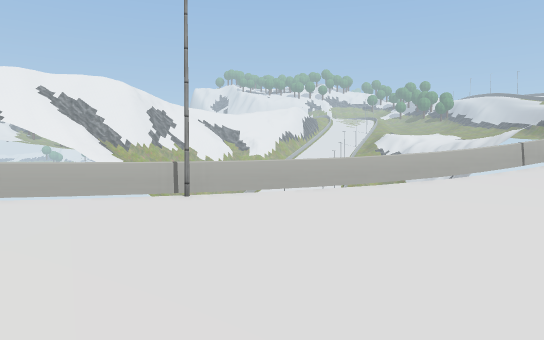
view 1 (above)

17 first-person views from a walk through a 3-D level made in the Unity game engine. The camera is 1.2 m above the floor, tilts 2° down and sees 70° across. The floor is counted in squares, 2 m on a side. Each view is taken from the middle of a square. On the plan, view 1 faces up. The plan holds only what a view shows up to about 11 squares ahead; the rest is blank. The place goes on beyond the plan. Some trees and plants on the terrain are drawn as simple stand-ins. Some surface patterns are stand-ins.

view 2
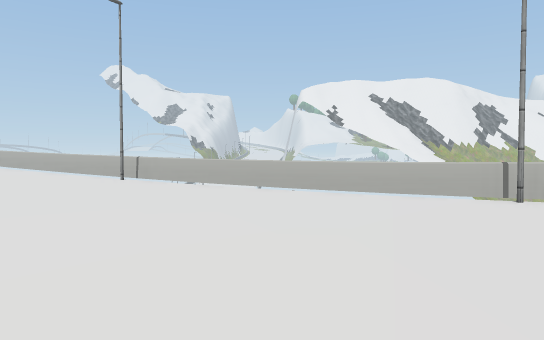

view 3
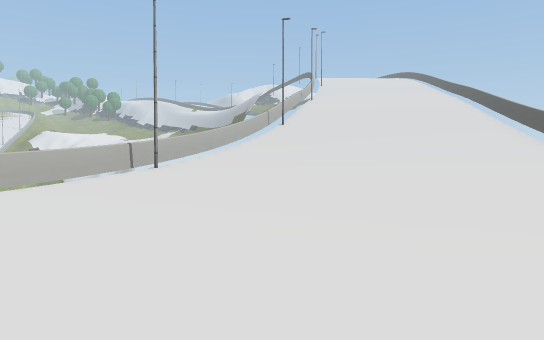

view 4
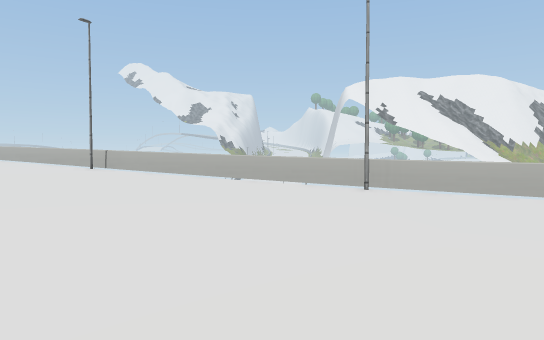

view 5
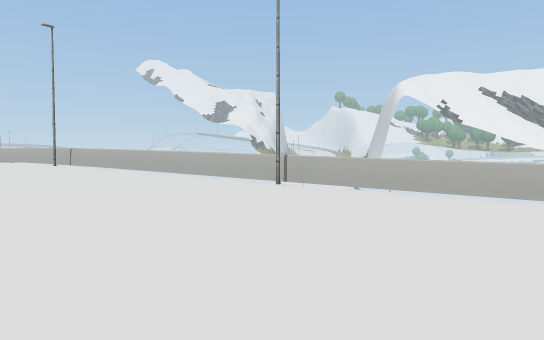

view 6
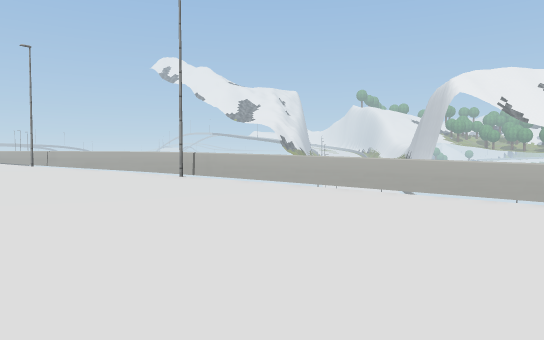

view 7
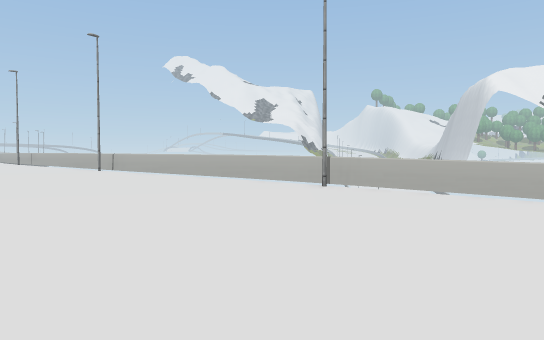

view 8
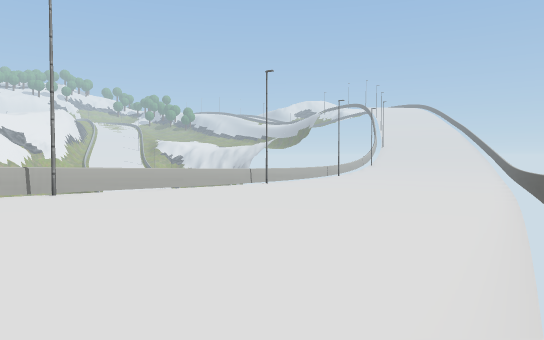

view 9
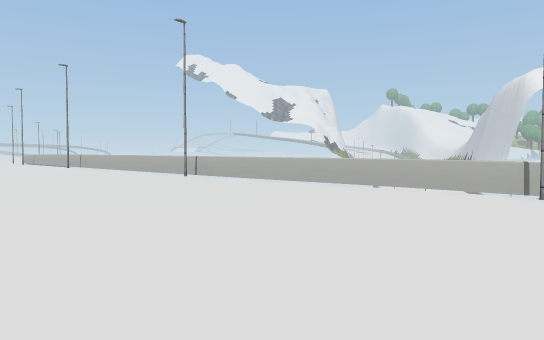

view 10
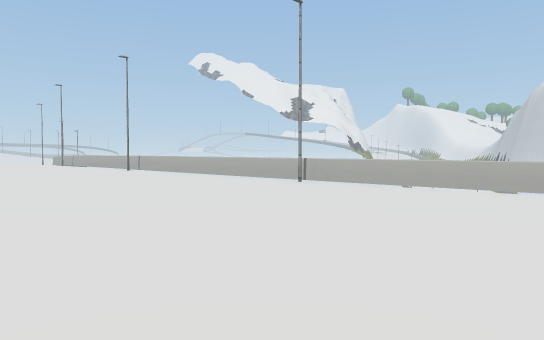

view 11
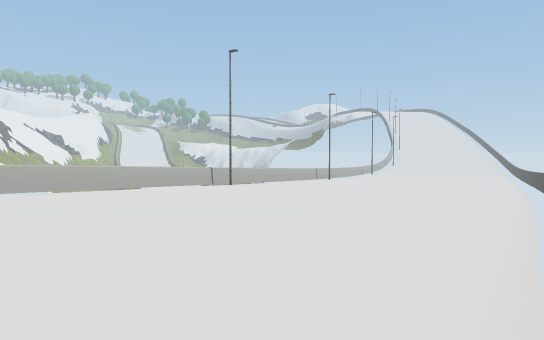

view 12
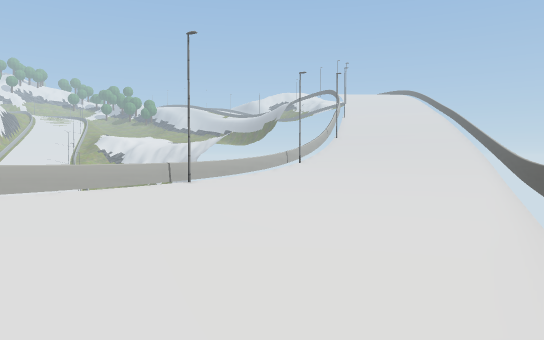

view 13
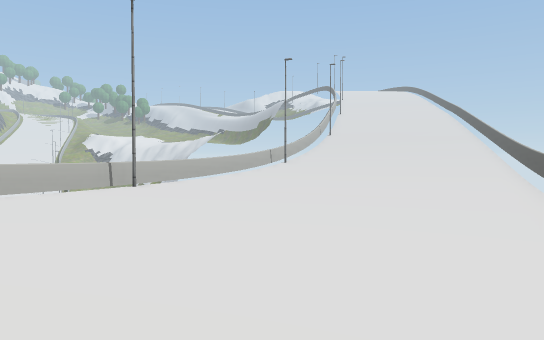

view 14
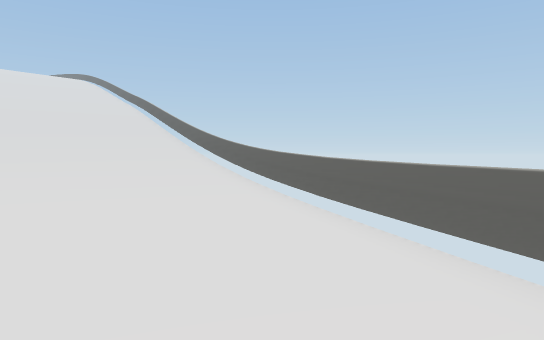

view 15
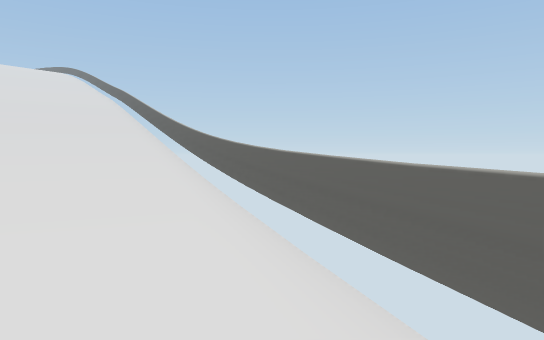

view 16
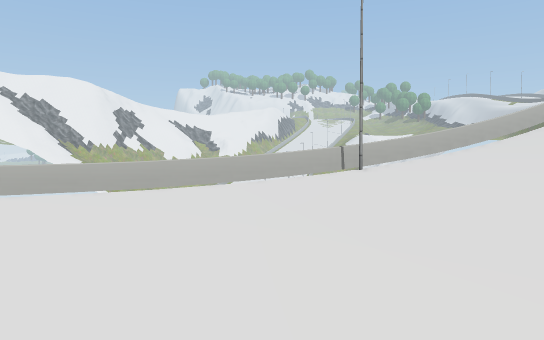

view 17
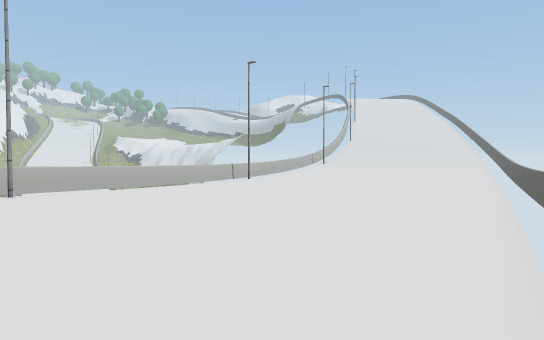

### Floor plan
Key: @ floor where view 1 was taken; # wall or solid block; . main floor; : floor 0.25 m higher than the main floor; + floor 0.5 m higher than the main floor; * floor 0.75 m higher than the main floor; % floor 1 m higher than the main floor; & floor 1.25 m higher than the main floor; $ floor 1.5 m higher than the main floor; / step, stairs or slope; = window, fence, low wall or low ledge.
Columns run from 30 left of view 1 to 10 right of it. Each row starts with its distance up from view 1.
 10                                       ###
  9                                    ###$//
  8                                 #==##////
  7                              #==#:///////
  6                         ##===#..::://////
  5                       ====......::://////
  4                  #====:..........::+/////
  3               #===:::::..........::://///
  2         ##====#+++:::::..........:::////&
  1   ##===#==*****++++::::...........::++===
  0 ====&%%%%%%****++++:::::......@...:===##
 -1 &&&&&%%%%%%****++++:::::........===##
 -2 &&&&&&%%%%%****++++:::::.....===##
 -3 &&&&&&%%%%%****+++++:::::= ==
 -4 &&&&&&%%%%%%****++++:====#
 -5 &&&&&&%%%%%%****+== =#
 -6 &&&&&&%%%%%%*
 -7   &&&& %

Positions as (right, up) in squares from view 1, and headings:
1: (0, 0), facing up
2: (0, 0), facing up-left
3: (2, 1), facing up-right
4: (-5, -2), facing up-left
5: (-11, -3), facing up-left
6: (-16, -4), facing up-left
7: (-19, -5), facing up-left
8: (-18, -6), facing up-right
9: (-22, -6), facing up-left
10: (-25, -7), facing up-left
11: (-23, -7), facing up-right
12: (-7, -3), facing up-right
13: (-5, -2), facing up-right
14: (-1, 0), facing right
15: (2, 0), facing right
16: (4, 0), facing up
17: (-10, -4), facing up-right
